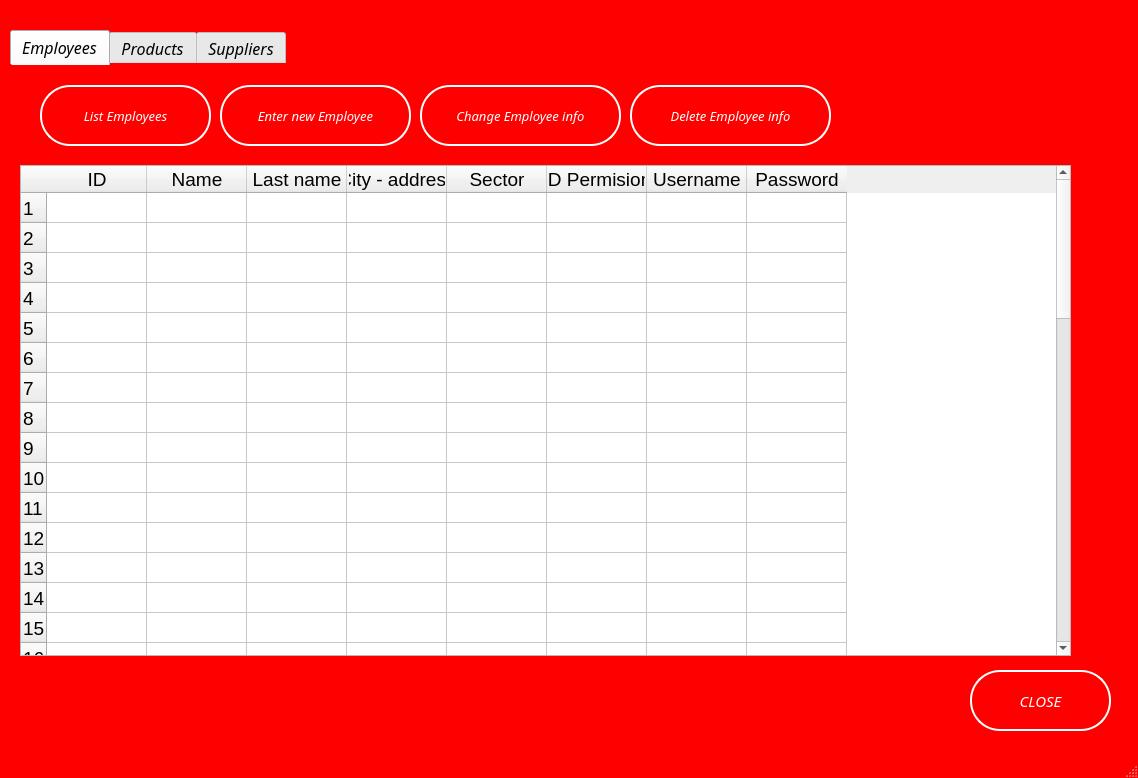
<?xml version="1.0" encoding="UTF-8"?>
<ui version="4.0">
 <class>MainWindow</class>
 <widget class="QMainWindow" name="MainWindow">
  <property name="geometry">
   <rect>
    <x>0</x>
    <y>0</y>
    <width>1138</width>
    <height>778</height>
   </rect>
  </property>
  <property name="windowTitle">
   <string>MainWindow</string>
  </property>
  <property name="styleSheet">
   <string notr="true">QMainWindow{
background:red;
color:red;
}

#TabContainer{
color:red;
background:red;
border: red;
}

#Employees{
color:red;
background:red;
border:red;
}
#Products{
color:red;
background:red;
border:red;
}

#Suppliers{
color:red;
background:red;
border:red;
}


#headerFrame
{
background: black;
border-radius: 30px;
}

#frame
{
background: red;
border-radius: 30px;
}
#labelHead{
color:white;
}

#label{
color:white;
}

#label_2{
color:white;
}

#line_username{
border:none;
background:transparent;
color: white;
border-bottom: 2px solid white;
}

#line_password{
border:none;
background:transparent;
color: white;
border-bottom: 2px solid white;
}

#ispisBtn{
border:2px solid white;
background:transparent;
color:white;
border-radius: 30px;
}

#ispisBtn:hover{
border:2px solid white;
background:white;
color:red;
}

#changeSupplierInfo{
border:2px solid white;
background:transparent;
color:white;
border-radius: 30px;
}

#changeSupplierInfo:hover{
border:2px solid white;
background:white;
color:red;
}

#deleteEmpInfo{
border:2px solid white;
background:transparent;
color:white;
border-radius: 30px;
}

#deleteEmpInfo:hover{
border:2px solid white;
background:white;
color:red;
}

#deleteSupInfo{
border:2px solid white;
background:transparent;
color:white;
border-radius: 30px;
}

#deleteSupInfo:hover{
border:2px solid white;
background:white;
color:red;
}

#enterNewE{
border:2px solid white;
background:transparent;
color:white;
border-radius: 30px;
}

#enterNewE:hover{
border:2px solid white;
background:white;
color:red;
}

#enterNewSup{
border:2px solid white;
background:transparent;
color:white;
border-radius: 30px;
}

#enterNewSup:hover{
border:2px solid white;
background:white;
color:red;
}

#pushButton_close{
border:2px solid white;
background:transparent;
color:white;
border-radius: 30px;
}

#pushButton_close:hover{
border:2px solid white;
background:white;
color:red;
}

#ispisBtn_2{
border:2px solid white;
background:transparent;
color:white;
border-radius: 30px;
}

#ispisBtn_2:hover{
border:2px solid white;
background:white;
color:red;
}
#ispisBtn_3{
border:2px solid white;
background:transparent;
color:white;
border-radius: 30px;
}

#ispisBtn_3:hover{
border:2px solid white;
background:white;
color:red;
}

#enterNewP_2{
border:2px solid white;
background:transparent;
color:white;
border-radius: 30px;
}

#enterNewP_2:hover{
border:2px solid white;
background:white;
color:red;
}

#changeEmpInfo{
border:2px solid white;
background:transparent;
color:white;
border-radius: 30px;
}

#changeEmpInfo:hover{
border:2px solid white;
background:white;
color:red;
}


#changeProductInfo_2{
border:2px solid white;
background:transparent;
color:white;
border-radius: 30px;
}

#changeProductInfo_2:hover{
border:2px solid white;
background:white;
color:red;
}

#deleteProInfo_2{
border:2px solid white;
background:transparent;
color:white;
border-radius: 30px;
}

#deleteProInfo_2:hover{
border:2px solid white;
background:white;
color:red;
}</string>
  </property>
  <widget class="QWidget" name="centralwidget">
   <widget class="QTabWidget" name="TabContainer">
    <property name="geometry">
     <rect>
      <x>10</x>
      <y>30</y>
      <width>1101</width>
      <height>631</height>
     </rect>
    </property>
    <property name="font">
     <font>
      <family>Aero</family>
      <pointsize>12</pointsize>
      <italic>true</italic>
     </font>
    </property>
    <property name="currentIndex">
     <number>0</number>
    </property>
    <widget class="QWidget" name="Employees">
     <attribute name="title">
      <string>Employees</string>
     </attribute>
     <widget class="QPushButton" name="ispisBtn">
      <property name="geometry">
       <rect>
        <x>30</x>
        <y>20</y>
        <width>171</width>
        <height>61</height>
       </rect>
      </property>
      <property name="font">
       <font>
        <family>Aero</family>
        <pointsize>10</pointsize>
        <weight>50</weight>
        <italic>true</italic>
        <bold>false</bold>
       </font>
      </property>
      <property name="text">
       <string>List Employees</string>
      </property>
     </widget>
     <widget class="QTableWidget" name="tabela_ispis">
      <property name="geometry">
       <rect>
        <x>10</x>
        <y>100</y>
        <width>1051</width>
        <height>491</height>
       </rect>
      </property>
      <property name="font">
       <font>
        <family>Arial</family>
        <pointsize>14</pointsize>
        <italic>false</italic>
       </font>
      </property>
      <property name="rowCount">
       <number>50</number>
      </property>
      <property name="columnCount">
       <number>8</number>
      </property>
      <row/>
      <row/>
      <row/>
      <row/>
      <row/>
      <row/>
      <row/>
      <row/>
      <row/>
      <row/>
      <row/>
      <row/>
      <row/>
      <row/>
      <row/>
      <row/>
      <row/>
      <row/>
      <row/>
      <row/>
      <row/>
      <row/>
      <row/>
      <row/>
      <row/>
      <row/>
      <row/>
      <row/>
      <row/>
      <row/>
      <row/>
      <row/>
      <row/>
      <row/>
      <row/>
      <row/>
      <row/>
      <row/>
      <row/>
      <row/>
      <row/>
      <row/>
      <row/>
      <row/>
      <row/>
      <row/>
      <row/>
      <row/>
      <row/>
      <row/>
      <column>
       <property name="text">
        <string>ID</string>
       </property>
      </column>
      <column>
       <property name="text">
        <string>Name</string>
       </property>
      </column>
      <column>
       <property name="text">
        <string>Last name</string>
       </property>
      </column>
      <column>
       <property name="text">
        <string>City - address</string>
       </property>
      </column>
      <column>
       <property name="text">
        <string>Sector</string>
       </property>
      </column>
      <column>
       <property name="text">
        <string>ID Permision</string>
       </property>
      </column>
      <column>
       <property name="text">
        <string>Username</string>
       </property>
      </column>
      <column>
       <property name="text">
        <string>Password</string>
       </property>
      </column>
     </widget>
     <widget class="QPushButton" name="enterNewE">
      <property name="geometry">
       <rect>
        <x>210</x>
        <y>20</y>
        <width>191</width>
        <height>61</height>
       </rect>
      </property>
      <property name="font">
       <font>
        <family>Aero</family>
        <pointsize>10</pointsize>
        <weight>50</weight>
        <italic>true</italic>
        <bold>false</bold>
       </font>
      </property>
      <property name="text">
       <string>Enter new Employee</string>
      </property>
     </widget>
     <widget class="QPushButton" name="changeEmpInfo">
      <property name="geometry">
       <rect>
        <x>410</x>
        <y>20</y>
        <width>201</width>
        <height>61</height>
       </rect>
      </property>
      <property name="font">
       <font>
        <family>Aero</family>
        <pointsize>10</pointsize>
        <weight>50</weight>
        <italic>true</italic>
        <bold>false</bold>
       </font>
      </property>
      <property name="text">
       <string>Change Employee info</string>
      </property>
     </widget>
     <widget class="QPushButton" name="deleteEmpInfo">
      <property name="geometry">
       <rect>
        <x>620</x>
        <y>20</y>
        <width>201</width>
        <height>61</height>
       </rect>
      </property>
      <property name="font">
       <font>
        <family>Aero</family>
        <pointsize>10</pointsize>
        <weight>50</weight>
        <italic>true</italic>
        <bold>false</bold>
       </font>
      </property>
      <property name="text">
       <string>Delete Employee info</string>
      </property>
     </widget>
    </widget>
    <widget class="QWidget" name="Products">
     <attribute name="title">
      <string>Products</string>
     </attribute>
     <widget class="QTableWidget" name="tabela_ispis2">
      <property name="geometry">
       <rect>
        <x>10</x>
        <y>100</y>
        <width>1051</width>
        <height>491</height>
       </rect>
      </property>
      <property name="sizePolicy">
       <sizepolicy hsizetype="Preferred" vsizetype="Preferred">
        <horstretch>0</horstretch>
        <verstretch>2</verstretch>
       </sizepolicy>
      </property>
      <property name="font">
       <font>
        <family>Arial</family>
        <pointsize>14</pointsize>
       </font>
      </property>
      <property name="rowCount">
       <number>50</number>
      </property>
      <property name="columnCount">
       <number>7</number>
      </property>
      <row/>
      <row/>
      <row/>
      <row/>
      <row/>
      <row/>
      <row/>
      <row/>
      <row/>
      <row/>
      <row/>
      <row/>
      <row/>
      <row/>
      <row/>
      <row/>
      <row/>
      <row/>
      <row/>
      <row/>
      <row/>
      <row/>
      <row/>
      <row/>
      <row/>
      <row/>
      <row/>
      <row/>
      <row/>
      <row/>
      <row/>
      <row/>
      <row/>
      <row/>
      <row/>
      <row/>
      <row/>
      <row/>
      <row/>
      <row/>
      <row/>
      <row/>
      <row/>
      <row/>
      <row/>
      <row/>
      <row/>
      <row/>
      <row/>
      <row/>
      <column>
       <property name="text">
        <string>ID</string>
       </property>
      </column>
      <column>
       <property name="text">
        <string>Name</string>
       </property>
      </column>
      <column>
       <property name="text">
        <string>Product type ID</string>
       </property>
      </column>
      <column>
       <property name="text">
        <string>Code</string>
       </property>
      </column>
      <column>
       <property name="text">
        <string>Quantity</string>
       </property>
      </column>
      <column>
       <property name="text">
        <string>ID Supplier</string>
       </property>
      </column>
      <column>
       <property name="text">
        <string>Price</string>
       </property>
      </column>
     </widget>
     <widget class="QPushButton" name="ispisBtn_2">
      <property name="geometry">
       <rect>
        <x>30</x>
        <y>20</y>
        <width>171</width>
        <height>61</height>
       </rect>
      </property>
      <property name="font">
       <font>
        <family>Aero</family>
        <pointsize>10</pointsize>
        <weight>50</weight>
        <italic>true</italic>
        <bold>false</bold>
       </font>
      </property>
      <property name="text">
       <string>List Products</string>
      </property>
     </widget>
     <widget class="QPushButton" name="changeProductInfo_2">
      <property name="geometry">
       <rect>
        <x>410</x>
        <y>20</y>
        <width>201</width>
        <height>61</height>
       </rect>
      </property>
      <property name="font">
       <font>
        <family>Aero</family>
        <pointsize>10</pointsize>
        <weight>50</weight>
        <italic>true</italic>
        <bold>false</bold>
       </font>
      </property>
      <property name="text">
       <string>Change product info</string>
      </property>
     </widget>
     <widget class="QPushButton" name="enterNewP_2">
      <property name="geometry">
       <rect>
        <x>210</x>
        <y>20</y>
        <width>191</width>
        <height>61</height>
       </rect>
      </property>
      <property name="font">
       <font>
        <family>Aero</family>
        <pointsize>10</pointsize>
        <weight>50</weight>
        <italic>true</italic>
        <bold>false</bold>
       </font>
      </property>
      <property name="text">
       <string>Enter new product</string>
      </property>
     </widget>
     <widget class="QPushButton" name="deleteProInfo_2">
      <property name="geometry">
       <rect>
        <x>620</x>
        <y>20</y>
        <width>201</width>
        <height>61</height>
       </rect>
      </property>
      <property name="font">
       <font>
        <family>Aero</family>
        <pointsize>10</pointsize>
        <weight>50</weight>
        <italic>true</italic>
        <bold>false</bold>
       </font>
      </property>
      <property name="text">
       <string>Delete product info</string>
      </property>
     </widget>
    </widget>
    <widget class="QWidget" name="Suppliers">
     <attribute name="title">
      <string>Suppliers</string>
     </attribute>
     <widget class="QPushButton" name="ispisBtn_3">
      <property name="geometry">
       <rect>
        <x>30</x>
        <y>20</y>
        <width>171</width>
        <height>61</height>
       </rect>
      </property>
      <property name="font">
       <font>
        <family>Aero</family>
        <pointsize>10</pointsize>
        <weight>50</weight>
        <italic>true</italic>
        <bold>false</bold>
       </font>
      </property>
      <property name="text">
       <string>List Suppliers</string>
      </property>
     </widget>
     <widget class="QPushButton" name="deleteSupInfo">
      <property name="geometry">
       <rect>
        <x>620</x>
        <y>20</y>
        <width>201</width>
        <height>61</height>
       </rect>
      </property>
      <property name="font">
       <font>
        <family>Aero</family>
        <pointsize>10</pointsize>
        <weight>50</weight>
        <italic>true</italic>
        <bold>false</bold>
       </font>
      </property>
      <property name="text">
       <string>Delete supplier info</string>
      </property>
     </widget>
     <widget class="QPushButton" name="enterNewSup">
      <property name="geometry">
       <rect>
        <x>210</x>
        <y>20</y>
        <width>191</width>
        <height>61</height>
       </rect>
      </property>
      <property name="font">
       <font>
        <family>Aero</family>
        <pointsize>10</pointsize>
        <weight>50</weight>
        <italic>true</italic>
        <bold>false</bold>
       </font>
      </property>
      <property name="text">
       <string>Enter new supplier</string>
      </property>
     </widget>
     <widget class="QPushButton" name="changeSupplierInfo">
      <property name="geometry">
       <rect>
        <x>410</x>
        <y>20</y>
        <width>201</width>
        <height>61</height>
       </rect>
      </property>
      <property name="font">
       <font>
        <family>Aero</family>
        <pointsize>10</pointsize>
        <weight>50</weight>
        <italic>true</italic>
        <bold>false</bold>
       </font>
      </property>
      <property name="text">
       <string>Change supplier info</string>
      </property>
     </widget>
     <widget class="QTableWidget" name="tabela_ispis2_sup">
      <property name="geometry">
       <rect>
        <x>10</x>
        <y>100</y>
        <width>1051</width>
        <height>491</height>
       </rect>
      </property>
      <property name="sizePolicy">
       <sizepolicy hsizetype="Preferred" vsizetype="Preferred">
        <horstretch>0</horstretch>
        <verstretch>2</verstretch>
       </sizepolicy>
      </property>
      <property name="font">
       <font>
        <family>Arial</family>
        <pointsize>14</pointsize>
       </font>
      </property>
      <property name="rowCount">
       <number>50</number>
      </property>
      <property name="columnCount">
       <number>4</number>
      </property>
      <row/>
      <row/>
      <row/>
      <row/>
      <row/>
      <row/>
      <row/>
      <row/>
      <row/>
      <row/>
      <row/>
      <row/>
      <row/>
      <row/>
      <row/>
      <row/>
      <row/>
      <row/>
      <row/>
      <row/>
      <row/>
      <row/>
      <row/>
      <row/>
      <row/>
      <row/>
      <row/>
      <row/>
      <row/>
      <row/>
      <row/>
      <row/>
      <row/>
      <row/>
      <row/>
      <row/>
      <row/>
      <row/>
      <row/>
      <row/>
      <row/>
      <row/>
      <row/>
      <row/>
      <row/>
      <row/>
      <row/>
      <row/>
      <row/>
      <row/>
      <column>
       <property name="text">
        <string>ID</string>
       </property>
      </column>
      <column>
       <property name="text">
        <string>Name</string>
       </property>
      </column>
      <column>
       <property name="text">
        <string>Location</string>
       </property>
      </column>
      <column>
       <property name="text">
        <string>Address</string>
       </property>
      </column>
      <item row="0" column="1">
       <property name="text">
        <string/>
       </property>
      </item>
     </widget>
    </widget>
   </widget>
   <widget class="QPushButton" name="pushButton_close">
    <property name="geometry">
     <rect>
      <x>970</x>
      <y>670</y>
      <width>141</width>
      <height>61</height>
     </rect>
    </property>
    <property name="font">
     <font>
      <family>Aero</family>
      <pointsize>11</pointsize>
      <weight>50</weight>
      <italic>true</italic>
      <bold>false</bold>
     </font>
    </property>
    <property name="text">
     <string>CLOSE</string>
    </property>
   </widget>
  </widget>
  <widget class="QStatusBar" name="statusbar"/>
 </widget>
 <resources/>
 <connections/>
</ui>
